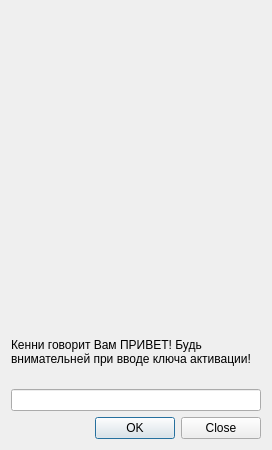
<?xml version="1.0" encoding="UTF-8"?>
<ui version="4.0">
 <class>Dialog</class>
 <widget class="QDialog" name="Dialog">
  <property name="geometry">
   <rect>
    <x>0</x>
    <y>0</y>
    <width>268</width>
    <height>450</height>
   </rect>
  </property>
  <property name="windowTitle">
   <string>Ввод ключа активации</string>
  </property>
  <property name="windowIcon">
   <iconset>
    <normaloff>:/images/icon.ico</normaloff>:/images/icon.ico</iconset>
  </property>
  <layout class="QVBoxLayout" name="verticalLayout">
   <item>
    <widget class="QLabel" name="labelKyle">
     <property name="sizePolicy">
      <sizepolicy hsizetype="Preferred" vsizetype="Preferred">
       <horstretch>0</horstretch>
       <verstretch>1</verstretch>
      </sizepolicy>
     </property>
     <property name="minimumSize">
      <size>
       <width>250</width>
       <height>303</height>
      </size>
     </property>
     <property name="maximumSize">
      <size>
       <width>250</width>
       <height>303</height>
      </size>
     </property>
     <property name="text">
      <string/>
     </property>
     <property name="pixmap">
      <pixmap resource="resource.qrc">:/res/Craig.gif</pixmap>
     </property>
     <property name="alignment">
      <set>Qt::AlignCenter</set>
     </property>
    </widget>
   </item>
   <item>
    <widget class="QLabel" name="label">
     <property name="text">
      <string>Кенни говорит Вам ПРИВЕТ! Будь внимательней при вводе ключа активации!</string>
     </property>
     <property name="wordWrap">
      <bool>true</bool>
     </property>
     <property name="margin">
      <number>10</number>
     </property>
     <property name="buddy">
      <cstring>lineEdit_key</cstring>
     </property>
    </widget>
   </item>
   <item>
    <widget class="QLineEdit" name="lineEdit_key">
     <property name="minimumSize">
      <size>
       <width>200</width>
       <height>0</height>
      </size>
     </property>
    </widget>
   </item>
   <item>
    <widget class="QDialogButtonBox" name="buttonBox">
     <property name="orientation">
      <enum>Qt::Horizontal</enum>
     </property>
     <property name="standardButtons">
      <set>QDialogButtonBox::Close|QDialogButtonBox::Ok</set>
     </property>
    </widget>
   </item>
  </layout>
 </widget>
 <resources>
  <include location="resource.qrc"/>
 </resources>
 <connections>
  <connection>
   <sender>buttonBox</sender>
   <signal>accepted()</signal>
   <receiver>Dialog</receiver>
   <slot>checkActivation()</slot>
   <hints>
    <hint type="sourcelabel">
     <x>202</x>
     <y>72</y>
    </hint>
    <hint type="destinationlabel">
     <x>157</x>
     <y>66</y>
    </hint>
   </hints>
  </connection>
  <connection>
   <sender>buttonBox</sender>
   <signal>rejected()</signal>
   <receiver>Dialog</receiver>
   <slot>reject()</slot>
   <hints>
    <hint type="sourcelabel">
     <x>202</x>
     <y>67</y>
    </hint>
    <hint type="destinationlabel">
     <x>211</x>
     <y>66</y>
    </hint>
   </hints>
  </connection>
 </connections>
 <slots>
  <slot>checkActivation()</slot>
 </slots>
</ui>
